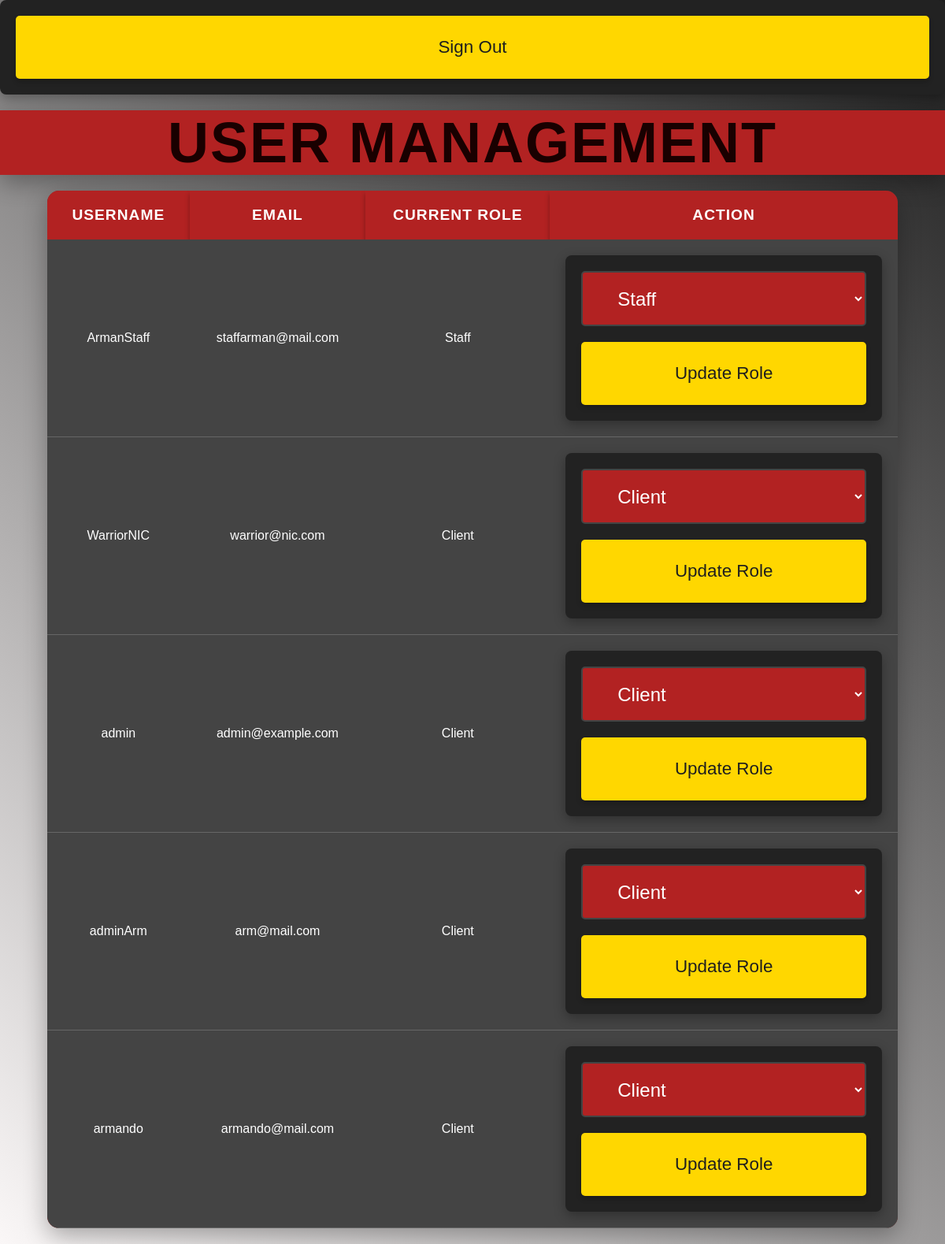
Page /admin-home (signed in) on the committed database.
### gymapp/models.py (models this page shows, shortened)
class CustomUser(AbstractUser):
    USER_TYPES = (
        ('admin', 'Administrator'),
        ('staff', 'Staff'),
        ('client', 'Client')
    )
    user_type = models.CharField(max_length=10, choices=USER_TYPES, default='client')
    phone = models.CharField(max_length=15, blank=True)
    address = models.TextField(blank=True)
    def is_admin(self):
        return self.user_type == 'admin' or self.is_superuser

### gymapp/views.py (the view)
# urls.py: path('admin-home', views.admin_home, name='admin_home'),
@login_required
@user_passes_test(lambda u: u.is_admin())
def admin_home(request):
    users = CustomUser.objects.all().order_by('username')
    return render(request, 'admin/admin_home.html', {'users': users})

### gymapp/templates/admin/admin_home.html (shortened to what this page needs)
{% extends "base.html" %}
{% load static %}
{% block extra_css %}
<link rel="stylesheet" href="{% static 'css/admin_home.css' %}">
{% endblock %}
{% block content %}
<h2>User Management</h2>
<table class="table">
    <thead>
        <tr>
            <th>Username</th>
            <th>Email</th>
            <th>Current Role</th>
            <th>Action</th>
        </tr>
    </thead>
    <tbody>
        {% for user in users %}
        <tr>
            <td>{{ user.username }}</td>
            <td>{{ user.email }}</td>
            <td>{{ user.get_user_type_display }}</td>
            <td>
                <form method="post" action="{% url 'update_user_role' user.id %}">
                    <select name="user_type" class="form-control">
                        <option value="staff" {% if user.user_type == 'staff' %}selected{% endif %}>Staff</option>
                        <option value="client" {% if user.user_type == 'client' %}selected{% endif %}>Client</option>
                    </select>
                    <button type="submit" class="btn btn-primary">Update Role</button>
                </form>
            </td>
        </tr>
        {% endfor %}
    </tbody>
</table>
{% endblock %}

### gymapp/templates/base.html (shortened to what this page needs)
{% load static %}
<!DOCTYPE html>
<html lang="es">
<head>
    {% block extra_css %}{% endblock %}
</head>
<body>
    <nav>
        {% if user.is_authenticated %}
            <form action="{% url 'signout' %}" method="post" style="display: inline;">
                <button type="submit">Sign Out</button>
            </form>
        {% else %}
            <a href="{% url 'signin' %}">Log In</a>
            <br>
            <br>
            <a href="{% url 'signup' %}">Sign Up</a>
        {% endif %}
    </nav>
    <div>
        {% block content %}{% endblock %}
    </div>
</body>
</html>

### gymapp/static/css/admin_home.css (style rules this page uses)
* { margin: 0; padding: 0; box-sizing: border-box; }
body { font-family: "Arial", sans-serif; background: linear-gradient(45deg, #faf7f7, #1e1e1e); color: #fff; margin: 0; padding: 0; }
nav { display: flex; justify-content: space-between; align-items: center; max-width: 1200px; margin: 0 auto; }
h2 { text-align: center; margin: 20px 0; color: #190000; font-size: 4.5em; font-weight: bold; letter-spacing: 2px; text-transform: uppercase; background-color: #b22222; box-shadow: 0 10px 30px rgba(0, 0, 0, 0.3); }
.table { width: 90%; margin: 20px auto; border-collapse: collapse; background: linear-gradient(45deg, #b22222, #444); border-radius: 15px; overflow: hidden; box-shadow: 0 10px 30px rgba(0, 0, 0, 0.3); }
.table th { padding: 20px; text-align: center; background-color: #b22222; color: #fff; font-size: 1.2em; font-weight: 600; letter-spacing: 1px; text-transform: uppercase; box-shadow: 0 4px 6px rgba(0, 0, 0, 0.3); transition: all 0.3s ease; }
.table td { padding: 20px; text-align: center; font-size: 1em; background-color: #444; border-bottom: 1px solid #666; transition: background-color 0.3s ease; }
form { display: flex; flex-direction: column; align-items: center; width: 100%; padding: 20px; background-color: #222; border-radius: 8px; box-shadow: 0 5px 15px rgba(0, 0, 0, 0.3); }
form select { padding: 5px 40px; font-size: 1.5em; font-weight: 300; margin-bottom: 20px; background-color: #b22222; color: #fff; border: 2px solid #444; border-radius: 5px; width: 100%; max-width: none; box-sizing: border-box; transition: background-color 0.3s ease; height: 70px; position: relative; padding-right: 100px; }
form button { padding: 20px 40px; background-color: #ffd700; color: #1e1e1e; font-size: 1.4em; font-weight: 300; border: none; border-radius: 5px; cursor: pointer; display: flex; align-items: center; justify-content: center; width: 100%; max-width: none; transition: background-color 0.3s ease; box-shadow: 0 4px 6px rgba(0, 0, 0, 0.2); height: 80px; text-align: center; }

### rows in the picture
CustomUser: username "ArmanStaff", email "staffarman@mail.com", user_type "Staff"
CustomUser: username "WarriorNIC", email "warrior@nic.com", user_type "Client"
CustomUser: username "admin", email "admin@example.com", user_type "Client"
CustomUser: username "adminArm", email "arm@mail.com", user_type "Client"
CustomUser: username "armando", email "armando@mail.com", user_type "Client"
